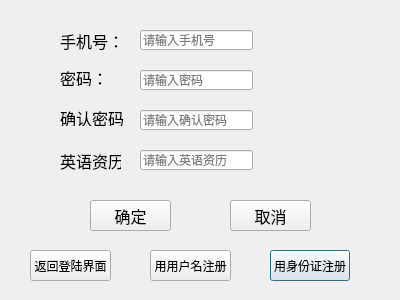
<?xml version="1.0" encoding="UTF-8"?>
<ui version="4.0">
 <class>registerPhoneNum</class>
 <widget class="QDialog" name="registerPhoneNum">
  <property name="geometry">
   <rect>
    <x>0</x>
    <y>0</y>
    <width>400</width>
    <height>300</height>
   </rect>
  </property>
  <property name="windowTitle">
   <string>Dialog</string>
  </property>
  <widget class="QLineEdit" name="confrmPswrdEdit">
   <property name="geometry">
    <rect>
     <x>140</x>
     <y>110</y>
     <width>113</width>
     <height>20</height>
    </rect>
   </property>
   <property name="echoMode">
    <enum>QLineEdit::Password</enum>
   </property>
   <property name="placeholderText">
    <string>请输入确认密码</string>
   </property>
  </widget>
  <widget class="QPushButton" name="IDRgstrBtn">
   <property name="geometry">
    <rect>
     <x>270</x>
     <y>250</y>
     <width>80</width>
     <height>31</height>
    </rect>
   </property>
   <property name="text">
    <string>用身份证注册</string>
   </property>
  </widget>
  <widget class="QLabel" name="label_3">
   <property name="geometry">
    <rect>
     <x>60</x>
     <y>110</y>
     <width>71</width>
     <height>16</height>
    </rect>
   </property>
   <property name="font">
    <font>
     <family>Arial</family>
     <pointsize>12</pointsize>
    </font>
   </property>
   <property name="text">
    <string>确认密码：</string>
   </property>
  </widget>
  <widget class="QPushButton" name="usrnameRegistrBtn">
   <property name="geometry">
    <rect>
     <x>150</x>
     <y>250</y>
     <width>81</width>
     <height>31</height>
    </rect>
   </property>
   <property name="font">
    <font>
     <family>Arial</family>
     <pointsize>9</pointsize>
    </font>
   </property>
   <property name="text">
    <string>用用户名注册</string>
   </property>
  </widget>
  <widget class="QPushButton" name="pushButton_2">
   <property name="geometry">
    <rect>
     <x>230</x>
     <y>200</y>
     <width>81</width>
     <height>31</height>
    </rect>
   </property>
   <property name="font">
    <font>
     <family>Arial</family>
     <pointsize>12</pointsize>
    </font>
   </property>
   <property name="text">
    <string>取消</string>
   </property>
  </widget>
  <widget class="QLabel" name="label_4">
   <property name="geometry">
    <rect>
     <x>60</x>
     <y>150</y>
     <width>61</width>
     <height>21</height>
    </rect>
   </property>
   <property name="font">
    <font>
     <family>Arial</family>
     <pointsize>12</pointsize>
    </font>
   </property>
   <property name="text">
    <string>英语资历：</string>
   </property>
  </widget>
  <widget class="QLabel" name="label_2">
   <property name="geometry">
    <rect>
     <x>60</x>
     <y>70</y>
     <width>61</width>
     <height>16</height>
    </rect>
   </property>
   <property name="font">
    <font>
     <family>Arial</family>
     <pointsize>12</pointsize>
    </font>
   </property>
   <property name="text">
    <string>密码：</string>
   </property>
  </widget>
  <widget class="QPushButton" name="pushButton">
   <property name="geometry">
    <rect>
     <x>90</x>
     <y>200</y>
     <width>81</width>
     <height>31</height>
    </rect>
   </property>
   <property name="font">
    <font>
     <family>Arial</family>
     <pointsize>12</pointsize>
    </font>
   </property>
   <property name="text">
    <string>确定</string>
   </property>
  </widget>
  <widget class="QLineEdit" name="passwrdEdit">
   <property name="geometry">
    <rect>
     <x>140</x>
     <y>70</y>
     <width>113</width>
     <height>20</height>
    </rect>
   </property>
   <property name="echoMode">
    <enum>QLineEdit::Password</enum>
   </property>
   <property name="placeholderText">
    <string>请输入密码</string>
   </property>
  </widget>
  <widget class="QLineEdit" name="EnglishEdit">
   <property name="geometry">
    <rect>
     <x>140</x>
     <y>150</y>
     <width>113</width>
     <height>20</height>
    </rect>
   </property>
   <property name="placeholderText">
    <string>请输入英语资历</string>
   </property>
  </widget>
  <widget class="QLineEdit" name="phoneNumEdit">
   <property name="geometry">
    <rect>
     <x>140</x>
     <y>30</y>
     <width>113</width>
     <height>20</height>
    </rect>
   </property>
   <property name="placeholderText">
    <string>请输入手机号</string>
   </property>
  </widget>
  <widget class="QLabel" name="label">
   <property name="geometry">
    <rect>
     <x>60</x>
     <y>30</y>
     <width>91</width>
     <height>21</height>
    </rect>
   </property>
   <property name="font">
    <font>
     <family>Arial</family>
     <pointsize>12</pointsize>
    </font>
   </property>
   <property name="text">
    <string>手机号：</string>
   </property>
  </widget>
  <widget class="QPushButton" name="pushButton_3">
   <property name="geometry">
    <rect>
     <x>30</x>
     <y>250</y>
     <width>81</width>
     <height>31</height>
    </rect>
   </property>
   <property name="font">
    <font>
     <family>Arial</family>
     <pointsize>9</pointsize>
    </font>
   </property>
   <property name="text">
    <string>返回登陆界面</string>
   </property>
  </widget>
 </widget>
 <resources/>
 <connections/>
</ui>
